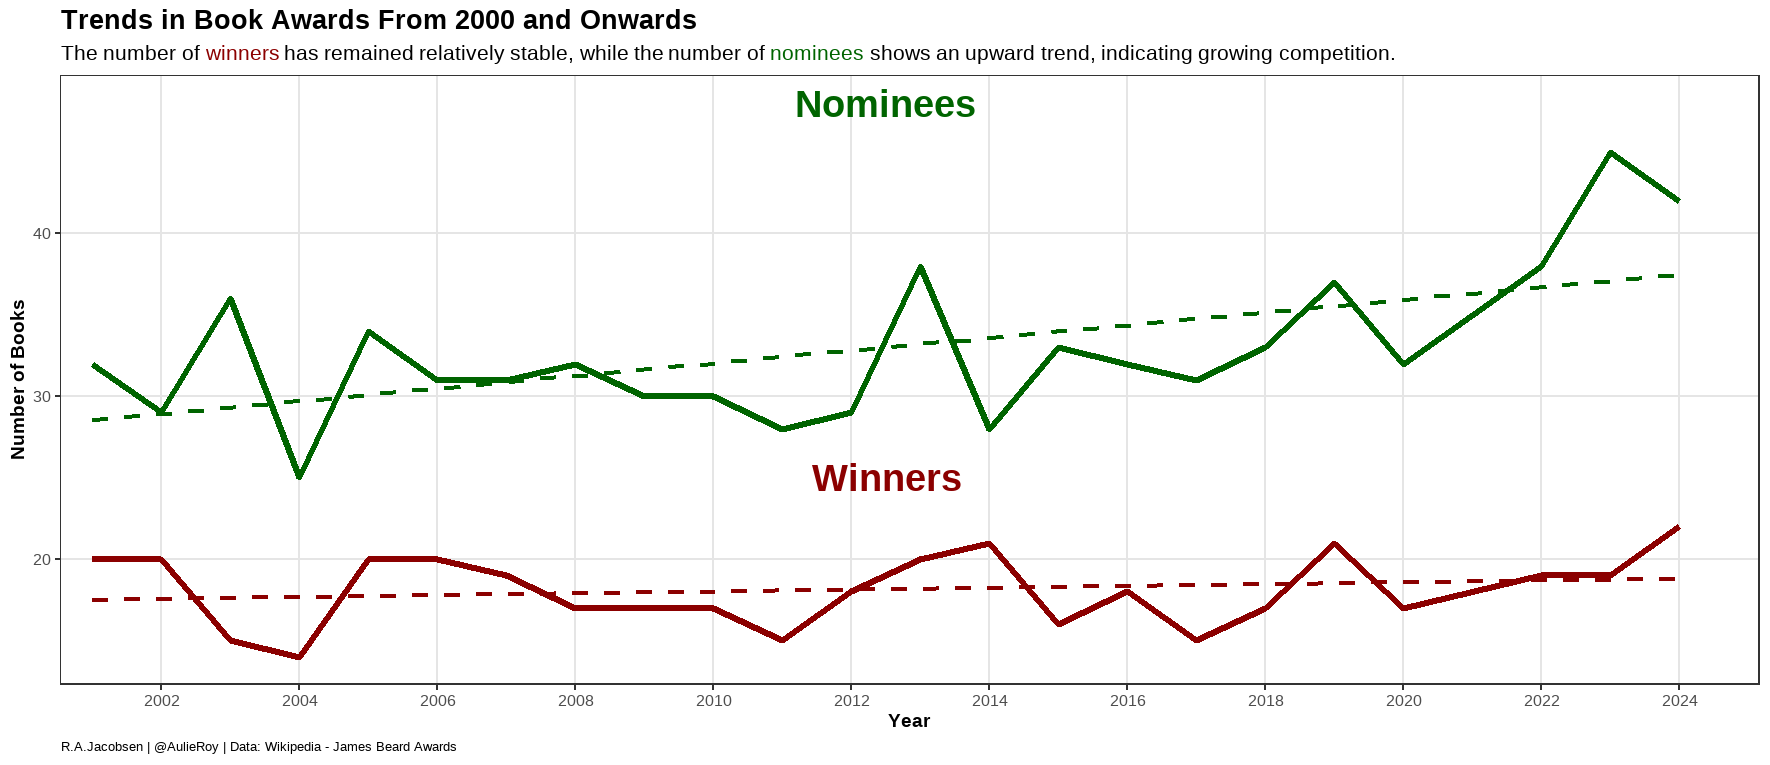

Write the R code that produced this figure.

# TidyTuesday Challenge Week 53 
# In this weeks challenge I am exploring the James Beard Awards!
# The data comes from Wikipedia. 
# For more information see: https://github.com/rfordatascience/tidytuesday/blob/main/data/2024/2024-12-31/readme.md
# Code developed by Roy Aulie Jacobsen 

# Load libraries 
library(tidyverse)
library(showtext)
library(ggtext)

# Set font 
font_add_google("Lato", "lato")
showtext_auto()

# Load dataset 
book <- readr::read_csv('https://raw.githubusercontent.com/rfordatascience/tidytuesday/main/data/2024/2024-12-31/book.csv')

# Wrangle data 
book_winner <- 
  book %>% 
  filter(
    rank == "Winner",
    year > 2000
    ) %>% 
  group_by(year) %>% 
  count(name = "count_winners")

book_nominee <- 
  book %>% 
  filter(
    rank == "Nominee",
    year > 2000
    ) %>% 
  group_by(year) %>% 
  count(name = "count_nominee")


# Plot 
ggplot() + 
  geom_line(data = book_winner, 
            aes(x = year, y = count_winners),
            color = "darkred",
            size = 1.5
            ) + 
  geom_line(data = book_nominee, 
            aes(x = year, y = count_nominee),
            color = "darkgreen",
            size = 1.5) +
  geom_smooth(data = book_winner, 
              aes(x = year, y = count_winners, color = "Winners"), 
              method = "lm", 
              linetype = "dashed", 
              size = 1, 
              se = FALSE, 
              color = "darkred") +
  geom_smooth(data = book_nominee, 
              aes(x = year, y = count_nominee, color = "Nominees"), 
              method = "lm", 
              linetype = "dashed", 
              size = 1, 
              se = FALSE, 
              color = "darkgreen"
              ) +
  annotate("text", x = mean(range(book_winner$year)), 
           y = max(book_winner$count_winners) + 3, 
           label = "Winners", color = "darkred", size = 10, fontface = "bold") +
  annotate("text", x = mean(range(book_nominee$year)), 
           y = max(book_nominee$count_nominee) + 3, 
           label = "Nominees", color = "darkgreen", size = 10, fontface = "bold") +
  scale_x_continuous(
    breaks = seq(2000, 2025, by = 2),  
    expand = expansion(mult = c(0.02, 0.05))
  ) +
  labs(
    title = "Trends in Book Awards From 2000 and Onwards",
    subtitle = "The number of <span style='color:darkred;'>winners</span>  has remained relatively stable, while the number of <span style='color:darkgreen;'>nominees</span>  shows an upward trend, indicating growing competition.",
    caption = "R.A.Jacobsen | @AulieRoy | Data: Wikipedia - James Beard Awards",
    x = "Year",
    y = "Number of Books" 
    ) +
  theme_bw() + 
  theme(
    panel.grid.minor = element_blank(), 
    panel.grid.major = element_line(color = "gray90", linetype = "solid"), 
    axis.text = element_text(size = 12), 
    axis.title = element_text(size = 14, face = "bold"),
    plot.title = element_text(face = "bold", size = 20, hjust = 0), 
    plot.subtitle = element_markdown(size = 16, hjust = 0),
    plot.caption = element_text(size = 10, hjust = 0), 
    legend.title = element_text(face = "bold"),
    legend.text = element_text(size = 12)
    )
